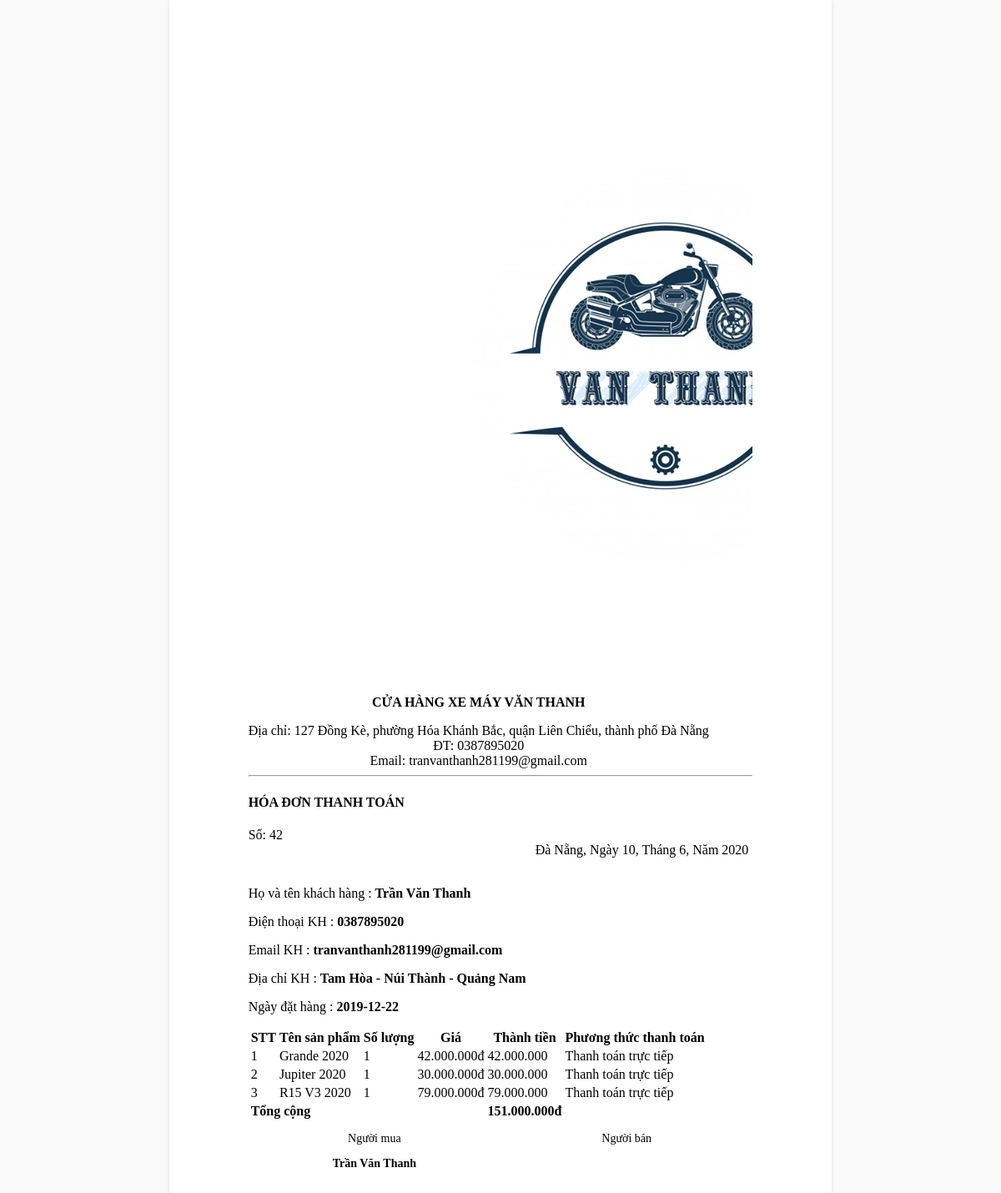
The page /Admin/xuathoadon.php?mahd=42 on the database its author committed.
### tables this page shows
CREATE TABLE `tbl_hoadon` (
  `MaHD` int(11) NOT NULL,
  `IDKH` int(11) NOT NULL,
  `HoTen` varchar(50) NOT NULL,
  `SDT` varchar(12) NOT NULL,
  `Email` varchar(100) NOT NULL,
  `DiaChiNhan` varchar(100) NOT NULL,
  `NgayDatHang` date NOT NULL,
  `TrangThai` int(11) NOT NULL
);

CREATE TABLE `tbl_hoadonchitiet` (
  `MaHD` int(11) NOT NULL,
  `MaSP` varchar(50) NOT NULL,
  `TenSP` varchar(50) NOT NULL,
  `SoLuong` int(11) NOT NULL,
  `Gia` int(11) NOT NULL,
  `PTTT` int(100) NOT NULL
);

### Admin/xuathoadon.php (the view, shortened to what this page needs)
<!DOCTYPE html>
<html>
<head>
    <link rel="stylesheet" type="text/css" href="../Admin/css/hoadon.css">
</head>
<body onload="window.print();">
    <div id="page" class="page">
        <div class="row header">
            <div class="logo col-5"><img src="../images/logovanthanh.png" class="img-fluid" /></div>
            <div class="company text-center col-7">
                <p><b>CỬA HÀNG XE MÁY VĂN THANH</b></p>
                <span>Địa chỉ: 127 Đồng Kè, phường Hóa Khánh Bắc, quận Liên Chiểu, thành phố Đà Nẵng</span><br>
                <span>ĐT: 0387895020</span><br>
                <span>Email: tranvanthanh281199@gmail.com</span><br>
            </div>
        </div>
        <hr />
        <div class="text-center">
            <h4>HÓA ĐƠN THANH TOÁN</h4>
            <span class="text-right">Số: <?php $mahd = $_GET['mahd'];
                                            echo $mahd ?></span><br />
        </div>
        <div style="float: right;">
            <span>Đà Nẵng,</span>
            <?php
            $date = getdate();
            echo " Ngày " . $date['mday'] . ",<span>";
            echo " Tháng " . $date['mon'] . ",<span>";
            echo " Năm " . $date['year'] . "<span style='margin-left:5px'>";
            ?>
        </div>
        <br />
        <br />
        <?php
        require("../connect/connect.php");
        $mahd = $_GET['mahd'];
        $sql = mysqli_query($con, "SELECT * FROM tbl_hoadonchitiet WHERE MaHD = '$mahd'");
        $result = mysqli_query($con, "SELECT * FROM tbl_hoadon where MaHD = '$mahd'");
        $array = mysqli_fetch_array($result);
        ?>
        <div class="col-12">
            <p>Họ và tên khách hàng : <b><?php echo $array['HoTen']; ?></b></p>
            <p>Điện thoại KH : <b><?php echo $array['SDT']; ?></b></p>
            <p>Email KH : <b><?php echo $array['Email']; ?></b></p>
            <p>Địa chỉ KH : <b><?php echo $array['DiaChiNhan']; ?></b></p>
            <p>Ngày đặt hàng : <b><?php echo $array['NgayDatHang']; ?></b></p>
        </div>
        <div class="col-12">
            <table class="mb-3 table table-bordered table-hover">
                <tr class="bg-info">
                    <th class="p-2 text-center">STT</th>
                    <th class="p-2 text-center">Tên sản phẩm</th>
                    <th class="p-2 text-center">Số lượng</th>
                    <th class="p-2 text-center">Giá</th>
                    <th class="p-2 text-center">Thành tiền</th>
                    <th class="p-2 text-center">Phương thức thanh toán</th>
                </tr>
                <?php
                $pos = 1;
                $tongsotien = 0;
                if ($sql) {
                    while ($row = mysqli_fetch_array($sql)) {
                        $tongsotien += $row['SoLuong'] * $row['Gia'];
                        ?>
                        <tr>
                            <td class="p-2"><?php echo $pos++; ?></td>
                            <td class="p-2"><?php echo $row['TenSP']; ?></td>
                            <td class="p-2 text-center"><?php echo $row['SoLuong']; ?></td>
                            <td class="p-2 text-center"><?php echo number_format($row['Gia'], 0, ",", "."); ?>đ</td>
                            <td class="p-2 text-center"><?php echo number_format(($row['SoLuong'] * $row['Gia']), 0, ",", "."); ?></td>
                            <td class="p-2 text-center"><?php if ($row['PTTT'] == 1) {
                                                                    echo "Qua bưu điện";
                                                                } else if ($row['PTTT'] == 2) {
                                                                    echo "Qua thẻ ATM";
                                                                } else {
                                                                    echo "Thanh toán trực tiếp";
                                                                }
                                                                ?></td>
                        </tr>
                <?php }
                } else {
                    echo "";
                } ?>
                <tr>
                    <td colspan="4" class="tong"><b>Tổng cộng</b></td>
                    <td class="p-2 text-center"><b><?php echo number_format(($tongsotien), 0, ",", ".") ?>đ</b></td>
                    <td></td>
                </tr>
            </table>
        </div>
        <div class="footer-left">
            <p class="mb-5">Người mua</p>
            <b><?php echo $array['HoTen']; ?></b>
        </div>
        <div class="footer-right">
            <p>Người bán</p>
        </div>
    </div>
</body>
</html>

### Admin/css/hoadon.css (style rules this page uses)
body { margin: 0; padding: 0; background-color: #FAFAFA; font: 12pt "Tohoma"; }
* { box-sizing: border-box; -moz-box-sizing: border-box; }
.page { width: 21cm; overflow:hidden; min-height:297mm; padding: 2.5cm; margin-left:auto; margin-right:auto; background: white; box-shadow: 0 0 5px rgba(0, 0, 0, 0.1); }
.header { overflow:hidden; }
.logo { background-color:#FFFFFF; text-align:left; float:left; }
.company { padding-top:24px; background-color:#FFFFFF; text-align:center; float:left; font-size:16px; }
.footer-left { text-align:center; position:relative; height: 150px; width:50%; color:#000; float:left; font-size: 14px; bottom:1px; }
.footer-right { text-align:center; position:relative; height: 150px; width:50%; color:#000; font-size: 14px; float:right; bottom:1px; }

### rows shown on the page
tbl_hoadon: HoTen "Trần Văn Thanh", SDT "0387895020", Email "tranvanthanh281199@gmail.com", DiaChiNhan "Tam Hòa - Núi Thành - Quảng Nam", NgayDatHang "2019-12-22"
tbl_hoadonchitiet: TenSP "Grande 2020", SoLuong "1", Gia "42.000.000", $row['SoLuong'] * $row['Gia'] "42.000.000", PTTT "Thanh toán trực tiếp"
tbl_hoadonchitiet: TenSP "Jupiter 2020", SoLuong "1", Gia "30.000.000", $row['SoLuong'] * $row['Gia'] "30.000.000", PTTT "Thanh toán trực tiếp"
tbl_hoadonchitiet: TenSP "R15 V3 2020", SoLuong "1", Gia "79.000.000", $row['SoLuong'] * $row['Gia'] "79.000.000", PTTT "Thanh toán trực tiếp"

### other values the page prints
$mahd "42"
$date['mday'] "10"
$date['mon'] "6"
$date['year'] "2020"
$tongsotien "151.000.000"
